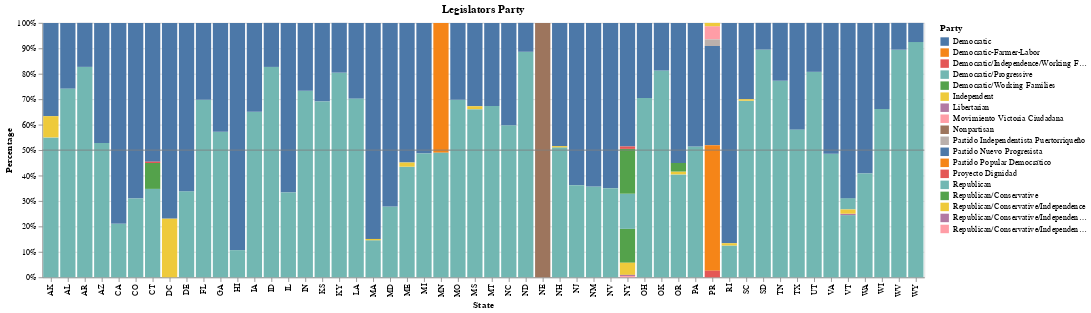

Source (notebook cell):
### Markdown cell above
## Part 2: Party Breakdown

We'll now take a look at party control. We can start with essentially the same chart.

### 2.0 - Party Control

Copy your code from 1.2 above & modify it to use party instead of gender.  Your graph will wind up with too many parties, see `imgs/ex2.0.png`.

### Code cell
def party_control_raw(df):
    chart = alt.Chart(df)

    bar_chart = chart.mark_bar().encode(
    alt.Y('count()').stack('normalize').axis(format='%').title('Percentage'), 
    alt.X('state:N').title('State'),
    alt.Color('party:N').title('Party')
    ).properties(
        title='Legislators Party'
    )
    
    line = alt.Chart(pd.DataFrame({'y': [0.5]})).mark_rule(color='grey').encode(
        alt.Y('y:Q', title=''))

    return bar_chart + line

party_control_raw(legislators_df())

### Figure 1 — Vega specification as saved in the notebook (floating-point values rounded to 4 significant figures)
{"$schema": "https://vega.github.io/schema/vega/v5.json", "data": [{"name": "source_0", "values": [{"__count_end": 0.2308, "__count_start": 0.0, "party": "Independent", "state": "DC"}, {"__count_end": 1.0, "__count_start": 0.2308, "party": "Democratic", "state": "DC"}, {"__count_end": 0.55, "__count_start": 0.0, "party": "Republican", "state": "AK"}, {"__count_end": 1.0, "__count_start": 0.6333, "party": "Democratic", "state": "AK"}, {"__count_end": 0.6333, "__count_start": 0.55, "party": "Independent", "state": "AK"}, {"__count_end": 1.0, "__count_start": 0.741, "party": "Democratic", "state": "AL"}, {"__count_end": 0.741, "__count_start": 0.0, "party": "Republican", "state": "AL"}, {"__count_end": 1.0, "__count_start": 0.8271, "party": "Democratic", "state": "AR"}, {"__count_end": 0.8271, "__count_start": 0.0, "party": "Republican", "state": "AR"}, {"__count_end": 0.5281, "__count_start": 0.0, "party": "Republican", "state": "AZ"}, {"__count_end": 1.0, "__count_start": 0.5281, "party": "Democratic", "state": "AZ"}, {"__count_end": 1.0, "__count_start": 0.2101, "party": "Democratic", "state": "CA"}, {"__count_end": 0.2101, "__count_start": 0.0, "party": "Republican", "state": "CA"}, {"__count_end": 1.0, "__count_start": 0.31, "party": "Democratic", "state": "CO"}, {"__count_end": 0.31, "__count_start": 0.0, "party": "Republican", "state": "CO"}, {"__count_end": 0.3476, "__count_start": 0.0, "party": "Republican", "state": "CT"}, {"__count_end": 1.0, "__count_start": 0.4545, "party": "Democratic", "state": "CT"}, {"__count_end": 0.4492, "__count_start": 0.3476, "party": "Democratic/Working Families", "state": "CT"}, {"__count_end": 0.4545, "__count_start": 0.4492, "party": "Democratic/Independence/Working Families", "state": "CT"}, {"__count_end": 0.3387, "__count_start": 0.0, "party": "Republican", "state": "DE"}, {"__count_end": 1.0, "__count_start": 0.3387, "party": "Democratic", "state": "DE"}, {"__count_end": 0.6981, "__count_start": 0.0, "party": "Republican", "state": "FL"}, {"__count_end": 1.0, "__count_start": 0.6981, "party": "Democratic", "state": "FL"}, {"__count_end": 0.572, "__count_start": 0.0, "party": "Republican", "state": "GA"}, {"__count_end": 1.0, "__count_start": 0.572, "party": "Democratic", "state": "GA"}, {"__count_end": 1.0, "__count_start": 0.1067, "party": "Democratic", "state": "HI"}, {"__count_end": 0.1067, "__count_start": 0.0, "party": "Republican", "state": "HI"}, {"__count_end": 0.651, "__count_start": 0.0, "party": "Republican", "state": "IA"}, {"__count_end": 1.0, "__count_start": 0.651, "party": "Democratic", "state": "IA"}, {"__count_end": 0.8269, "__count_start": 0.0, "party": "Republican", "state": "ID"}, {"__count_end": 1.0, "__count_start": 0.8269, "party": "Democratic", "state": "ID"}, {"__count_end": 1.0, "__count_start": 0.3333, "party": "Democratic", "state": "IL"}, {"__count_end": 0.3333, "__count_start": 0.0, "party": "Republican", "state": "IL"}, {"__count_end": 0.7333, "__count_start": 0.0, "party": "Republican", "state": "IN"}, {"__count_end": 1.0, "__count_start": 0.7333, "party": "Democratic", "state": "IN"}, {"__count_end": 1.0, "__count_start": 0.6909, "party": "Democratic", "state": "KS"}, {"__count_end": 0.6909, "__count_start": 0.0, "party": "Republican", "state": "KS"}, {"__count_end": 0.8043, "__count_start": 0.0, "party": "Republican", "state": "KY"}, {"__count_end": 1.0, "__count_start": 0.8043, "party": "Democratic", "state": "KY"}, {"__count_end": 1.0, "__count_start": 0.7014, "party": "Democratic", "state": "LA"}, {"__count_end": 0.7014, "__count_start": 0.0, "party": "Republican", "state": "LA"}, {"__count_end": 1.0, "__count_start": 0.1508, "party": "Democratic", "state": "MA"}, {"__count_end": 0.1457, "__count_start": 0.0, "party": "Republican", "state": "MA"}, {"__count_end": 0.1508, "__count_start": 0.1457, "party": "Independent", "state": "MA"}, {"__count_end": 0.2781, "__count_start": 0.0, "party": "Republican", "state": "MD"}, {"__count_end": 1.0, "__count_start": 0.2781, "party": "Democratic", "state": "MD"}, {"__count_end": 1.0, "__count_start": 0.4511, "party": "Democratic", "state": "ME"}, {"__count_end": 0.4348, "__count_start": 0.0, "party": "Republican", "state": "ME"}, {"__count_end": 0.4511, "__count_start": 0.4348, "party": "Independent", "state": "ME"}, {"__count_end": 1.0, "__count_start": 0.4865, "party": "Democratic", "state": "MI"}, {"__count_end": 0.4865, "__count_start": 0.0, "party": "Republican", "state": "MI"}, {"__count_end": 1.0, "__count_start": 0.4899, "party": "Democratic-Farmer-Labor", "state": "MN"}, {"__count_end": 0.4899, "__count_start": 0.0, "party": "Republican", "state": "MN"}, {"__count_end": 0.6979, "__count_start": 0.0, "party": "Republican", "state": "MO"}, {"__count_end": 1.0, "__count_start": 0.6979, "party": "Democratic", "state": "MO"}, {"__count_end": 0.6609, "__count_start": 0.0, "party": "Republican", "state": "MS"}, {"__count_end": 1.0, "__count_start": 0.6724, "party": "Democratic", "state": "MS"}, {"__count_end": 0.6724, "__count_start": 0.6609, "party": "Independent", "state": "MS"}, {"__count_end": 1.0, "__count_start": 0.6733, "party": "Democratic", "state": "MT"}, {"__count_end": 0.6733, "__count_start": 0.0, "party": "Republican", "state": "MT"}, {"__count_end": 0.5976, "__count_start": 0.0, "party": "Republican", "state": "NC"}, {"__count_end": 1.0, "__count_start": 0.5976, "party": "Democratic", "state": "NC"}, {"__count_end": 0.8865, "__count_start": 0.0, "party": "Republican", "state": "ND"}, {"__count_end": 1.0, "__count_start": 0.8865, "party": "Democratic", "state": "ND"}, {"__count_end": 1.0, "__count_start": 0.0, "party": "Nonpartisan", "state": "NE"}, {"__count_end": 1.0, "__count_start": 0.5155, "party": "Democratic", "state": "NH"}, {"__count_end": 0.5107, "__count_start": 0.0, "party": "Republican", "state": "NH"}, {"__count_end": 0.5155, "__count_start": 0.5107, "party": "Independent", "state": "NH"}, {"__count_end": 1.0, "__count_start": 0.3613, "party": "Democratic", "state": "NJ"}, {"__count_end": 0.3613, "__count_start": 0.0, "party": "Republican", "state": "NJ"}, {"__count_end": 0.3571, "__count_start": 0.0, "party": "Republican", "state": "NM"}, {"__count_end": 1.0, "__count_start": 0.3571, "party": "Democratic", "state": "NM"}, {"__count_end": 1.0, "__count_start": 0.35, "party": "Democratic", "state": "NV"}, {"__count_end": 0.35, "__count_start": 0.0, "party": "Republican", "state": "NV"}, {"__count_end": 0.1905, "__count_start": 0.05714, "party": "Republican/Conservative", "state": "NY"}, {"__count_end": 1.0, "__count_start": 0.5143, "party": "Democratic", "state": "NY"}, {"__count_end": 0.3286, "__count_start": 0.1905, "party": "Republican", "state": "NY"}, {"__count_end": 0.5048, "__count_start": 0.3286, "party": "Democratic/Working Families", "state": "NY"}, {"__count_end": 0.05714, "__count_start": 0.009524, "party": "Republican/Conservative/Independence", "state": "NY"}, {"__count_end": 0.009524, "__count_start": 0.004762, "party": "Republican/Conservative/Independence/Libertarian", "state": "NY"}, {"__count_end": 0.5143, "__count_start": 0.5048, "party": "Democratic/Independence/Working Families", "state": "NY"}, {"__count_end": 0.004762, "__count_start": 0.0, "party": "Republican/Conservative/Independence/Reform", "state": "NY"}, {"__count_end": 0.7045, "__count_start": 0.0, "party": "Republican", "state": "OH"}, {"__count_end": 1.0, "__count_start": 0.7045, "party": "Democratic", "state": "OH"}, {"__count_end": 1.0, "__count_start": 0.8121, "party": "Democratic", "state": "OK"}, {"__count_end": 0.8121, "__count_start": 0.0, "party": "Republican", "state": "OK"}, {"__count_end": 0.4045, "__count_start": 0.0, "party": "Republican", "state": "OR"}, {"__count_end": 1.0, "__count_start": 0.4494, "party": "Democratic", "state": "OR"}, {"__count_end": 0.4157, "__count_start": 0.4045, "party": "Independent", "state": "OR"}, {"__count_end": 0.4494, "__count_start": 0.4157, "party": "Democratic/Working Families", "state": "OR"}, {"__count_end": 0.5139, "__count_start": 0.0, "party": "Republican", "state": "PA"}, {"__count_end": 1.0, "__count_start": 0.5139, "party": "Democratic", "state": "PA"}, {"__count_end": 1.0, "__count_start": 0.1339, "party": "Democratic", "state": "RI"}, {"__count_end": 0.125, "__count_start": 0.0, "party": "Republican", "state": "RI"}, {"__count_end": 0.1339, "__count_start": 0.125, "party": "Independent", "state": "RI"}, {"__count_end": 0.6941, "__count_start": 0.0, "party": "Republican", "state": "SC"}, {"__count_end": 1.0, "__count_start": 0.7, "party": "Democratic", "state": "SC"}, {"__count_end": 0.7, "__count_start": 0.6941, "party": "Independent", "state": "SC"}, {"__count_end": 0.8952, "__count_start": 0.0, "party": "Republican", "state": "SD"}, {"__count_end": 1.0, "__count_start": 0.8952, "party": "Democratic", "state": "SD"}, {"__count_end": 0.7727, "__count_start": 0.0, "party": "Republican", "state": "TN"}, {"__count_end": 1.0, "__count_start": 0.7727, "party": "Democratic", "state": "TN"}, {"__count_end": 1.0, "__count_start": 0.5801, "party": "Democratic", "state": "TX"}, {"__count_end": 0.5801, "__count_start": 0.0, "party": "Republican", "state": "TX"}, {"__count_end": 0.8077, "__count_start": 0.0, "party": "Republican", "state": "UT"}, {"__count_end": 1.0, "__count_start": 0.8077, "party": "Democratic", "state": "UT"}, {"__count_end": 0.4857, "__count_start": 0.0, "party": "Republican", "state": "VA"}, {"__count_end": 1.0, "__count_start": 0.4857, "party": "Democratic", "state": "VA"}, {"__count_end": 0.2444, "__count_start": 0.0, "party": "Republican", "state": "VT"}, {"__count_end": 0.3111, "__count_start": 0.2667, "party": "Democratic/Progressive", "state": "VT"}, {"__count_end": 1.0, "__count_start": 0.3111, "party": "Democratic", "state": "VT"}, {"__count_end": 0.25, "__count_start": 0.2444, "party": "Libertarian", "state": "VT"}, {"__count_end": 0.2667, "__count_start": 0.25, "party": "Independent", "state": "VT"}, {"__count_end": 1.0, "__count_start": 0.4082, "party": "Democratic", "state": "WA"}, {"__count_end": 0.4082, "__count_start": 0.0, "party": "Republican", "state": "WA"}, {"__count_end": 0.6615, "__count_start": 0.0, "party": "Republican", "state": "WI"}, {"__count_end": 1.0, "__count_start": 0.6615, "party": "Democratic", "state": "WI"}, {"__count_end": 0.8947, "__count_start": 0.0, "party": "Republican", "state": "WV"}, {"__count_end": 1.0, "__count_start": 0.8947, "party": "Democratic", "state": "WV"}, {"__count_end": 0.9247, "__count_start": 0.0, "party": "Republican", "state": "WY"}, {"__count_end": 1.0, "__count_start": 0.9247, "party": "Democratic", "state": "WY"}, {"__count_end": 0.9091, "__count_start": 0.5195, "party": "Partido Nuevo Progresista", "state": "PR"}, {"__count_end": 0.987, "__count_start": 0.9351, "party": "Movimiento Victoria Ciudadana", "state": "PR"}, {"__count_end": 0.5195, "__count_start": 0.02597, "party": "Partido Popular Democrático", "state": "PR"}, {"__count_end": 0.9351, "__count_start": 0.9091, "party": "Partido Independentista Puertorriqueño", "state": "PR"}, {"__count_end": 1.0, "__count_start": 0.987, "party": "Independent", "state": "PR"}, {"__count_end": 0.02597, "__count_start": 0.0, "party": "Proyecto Dignidad", "state": "PR"}]}, {"name": "source_1", "values": [{"y": 0.5}]}, {"name": "source_0_x_domain_state", "values": [{"state": "DC"}, {"state": "AK"}, {"state": "AL"}, {"state": "AR"}, {"state": "AZ"}, {"state": "CA"}, {"state": "CO"}, {"state": "CT"}, {"state": "DE"}, {"state": "FL"}, {"state": "GA"}, {"state": "HI"}, {"state": "IA"}, {"state": "ID"}, {"state": "IL"}, {"state": "IN"}, {"state": "KS"}, {"state": "KY"}, {"state": "LA"}, {"state": "MA"}, {"state": "MD"}, {"state": "ME"}, {"state": "MI"}, {"state": "MN"}, {"state": "MO"}, {"state": "MS"}, {"state": "MT"}, {"state": "NC"}, {"state": "ND"}, {"state": "NE"}, {"state": "NH"}, {"state": "NJ"}, {"state": "NM"}, {"state": "NV"}, {"state": "NY"}, {"state": "OH"}, {"state": "OK"}, {"state": "OR"}, {"state": "PA"}, {"state": "RI"}, {"state": "SC"}, {"state": "SD"}, {"state": "TN"}, {"state": "TX"}, {"state": "UT"}, {"state": "VA"}, {"state": "VT"}, {"state": "WA"}, {"state": "WI"}, {"state": "WV"}, {"state": "WY"}, {"state": "PR"}]}, {"name": "source_0_color_domain_party", "values": [{"party": "Independent"}, {"party": "Democratic"}, {"party": "Republican"}, {"party": "Democratic/Working Families"}, {"party": "Democratic/Independence/Working Families"}, {"party": "Democratic-Farmer-Labor"}, {"party": "Nonpartisan"}, {"party": "Republican/Conservative"}, {"party": "Republican/Conservative/Independence"}, {"party": "Republican/Conservative/Independence/Libertarian"}, {"party": "Republican/Conservative/Independence/Reform"}, {"party": "Democratic/Progressive"}, {"party": "Libertarian"}, {"party": "Partido Nuevo Progresista"}, {"party": "Movimiento Victoria Ciudadana"}, {"party": "Partido Popular Democrático"}, {"party": "Partido Independentista Puertorriqueño"}, {"party": "Proyecto Dignidad"}]}], "signals": [{"name": "x_step", "value": 20}, {"name": "width", "update": "bandspace(domain('x').length, 0.1, 0.05) * x_step"}], "marks": [{"type": "rect", "name": "layer_0_marks", "from": {"data": "source_0"}, "encode": {"update": {"y2": {"field": "__count_start", "scale": "y"}, "y": {"field": "__count_end", "scale": "y"}, "x": {"field": "state", "scale": "x"}, "fill": {"field": "party", "scale": "color"}, "width": {"signal": "max(0.25, bandwidth('x'))"}}}, "style": ["bar"]}, {"type": "rule", "name": "layer_1_marks", "from": {"data": "source_1"}, "encode": {"update": {"x": {"field": {"signal": null, "datum": null, "group": "width", "parent": null}}, "x2": {"value": 0}, "y": {"field": "y", "scale": "y"}, "stroke": {"value": "grey"}}}, "style": ["rule"]}], "scales": [{"name": "x", "type": "band", "domain": {"data": "source_0_x_domain_state", "field": "state", "sort": true}, "range": {"step": {"signal": "x_step"}}, "paddingOuter": 0.05, "paddingInner": 0.1}, {"name": "y", "type": "linear", "domain": {"fields": [[0, 1], {"data": "source_1", "field": "y"}]}, "range": [{"signal": "height"}, 0], "zero": true, "nice": true}, {"name": "color", "type": "ordinal", "domain": {"data": "source_0_color_domain_party", "field": "party", "sort": true}, "range": "category"}], "axes": [{"scale": "y", "tickCount": {"signal": "ceil(height/40)"}, "aria": false, "domain": false, "grid": true, "maxExtent": 0, "orient": "left", "gridScale": "x", "minExtent": 0, "ticks": false, "zindex": 0, "labels": false}, {"scale": "x", "labelAngle": 270, "labelBaseline": "middle", "grid": false, "labelAlign": "right", "zindex": 0, "title": "State", "orient": "bottom"}, {"scale": "y", "format": ".0%", "orient": "left", "labelOverlap": true, "tickCount": {"signal": "ceil(height/40)"}, "zindex": 0, "title": "Percentage", "grid": false}], "title": {"text": "Legislators Party", "frame": "group"}, "height": 300, "legends": [{"title": "Party", "fill": "color", "symbolType": "square"}], "background": "white", "padding": 5, "style": "cell"}
